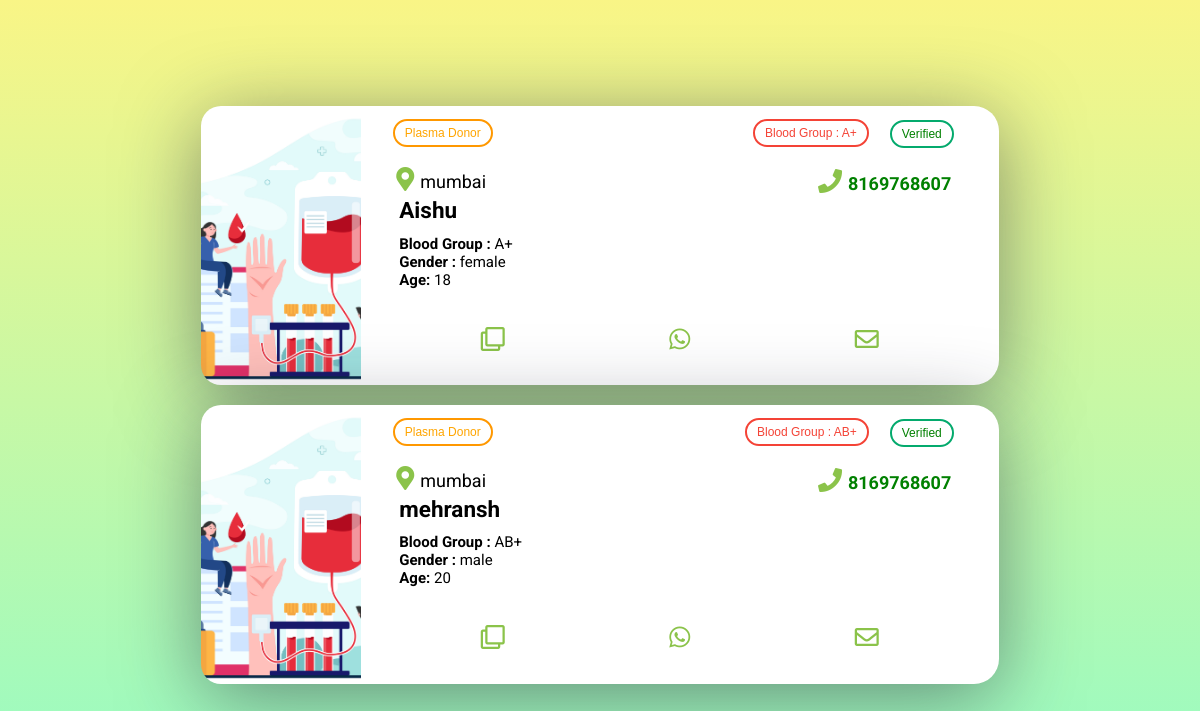
Before: /leads/plasmaleads with the older database file.
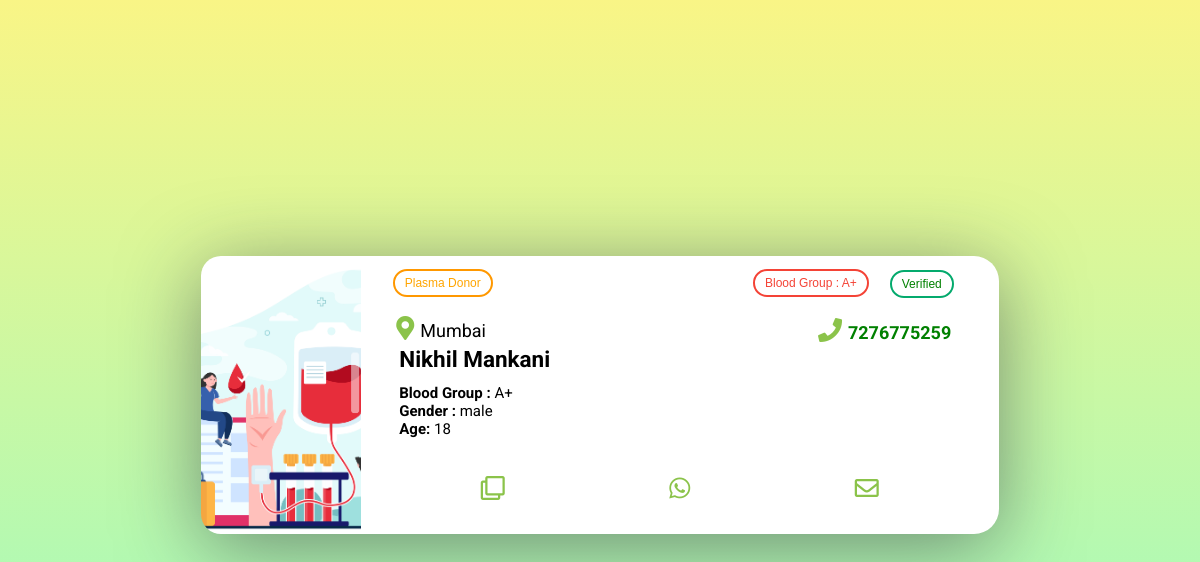
After: the same page with the newer database file.
### srotApp/models.py (models this page shows, shortened)
class Plasma(models.Model):
    plasma_donor_name = models.CharField(max_length=100)
    plasma_donor_email = models.CharField(max_length=100)
    plasma_donor_contact = models.CharField(max_length=100)
    plasma_donor_city= models.CharField(max_length=100)
    plasma_donor_bloodgroup = models.CharField(max_length=100)
    plasma_donor_age = models.IntegerField()
    plasma_donor_gender = models.CharField(max_length=100)
    plasma_donor_confirm = models.CharField(max_length=100)

### srotApp/views.py (the view)
# urls.py: path('leads/plasmaleads',views.plasmaleads,name="plasmaleads"),
def plasmaleads(request):
    all_plasma = Plasma.objects.all()
    context = {'plasmas':all_plasma}
    return render(request,'leads/plasmaleads.html', context)

### srotApp/templates/leads/plasmaleads.html (shortened to what this page needs)
<!DOCTYPE html>
<html>
<head>
    <link rel="stylesheet" href="https://use.fontawesome.com/releases/v5.8.2/css/all.css"
>
    <link rel="stylesheet" href="/media/css/cards.css">
</head>
<body>
    <div>
        {% for plasma in plasmas %}
        <div class="card">
            <div class="card-text">
                <div class="portada" style="background-image: url('/media/images/leads/plasma.jpg');">
                </div>
                <div class="title-total">
                    <br>
                    <div class="service-type"><button class="btn warning">Plasma Donor</button></div>
                    <div class="service"><button class="btn danger">Blood Group : {{ plasma.plasma_donor_bloodgroup }}</button>
                    </div>
                    <div class="verified"><button class="btn success">Verified</button></div>
                    <div class="contact"><button><i class="fas fa-phone"></i></button>{{ plasma.plasma_donor_contact }}
                    </div>
                    <div class="location"><button><i class="fas fa-map-marker-alt"></i></button>{{ plasma.plasma_donor_city }}</div>
                    <h2>{{ plasma.plasma_donor_name }}</h2>
                    <div class="desc"><b>Blood Group :</b> {{ plasma.plasma_donor_bloodgroup}}
                    <br><b>Gender :</b> {{ plasma.plasma_donor_gender}}
                    <br>
                    <b>Age:</b> {{ plasma.plasma_donor_age }}
                    </div>
                    <div class="actions">
                        <button><i class="far fa-clone"></i></button>
                        <button><i class="fab fa-whatsapp"></i></button>
                        <button><i class="far fa-envelope"></i></button>
                    </div>
                </div>
            </div>
        </div>
        {% endfor %}
    </div>
</body>
</html>

Changed rows visible on the page:
removed Plasma: plasma_donor_bloodgroup "A+", plasma_donor_contact "8169768607", plasma_donor_city "mumbai", plasma_donor_name "Aishu", plasma_donor_gender "female", plasma_donor_age "18"
changed Plasma "male": plasma_donor_bloodgroup "AB+" → "A+"; plasma_donor_contact "8169768607" → "7276775259"; plasma_donor_city "mumbai" → "Mumbai"; plasma_donor_name "mehransh" → "Nikhil Mankani"; plasma_donor_age "20" → "18"
